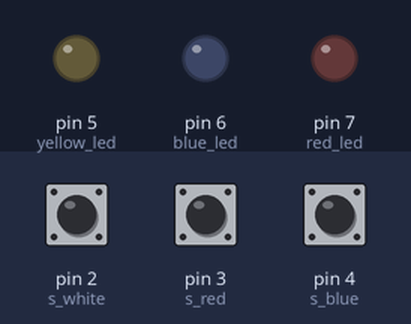
The sketch below on a simulated Arduino Uno, built with avr-gcc and run on an emulated ATmega328P. Parts: output pins drawn as LEDs (lit = HIGH). Dashed ring = blinking. The test bench sets the inputs (shaded band); at power-on: pin 2 (s_white) HIGH, pin 3 (s_red) HIGH, pin 4 (s_blue) HIGH. What the sketch prints to the serial monitor is not drawn.

Above: at 1.2 s.
1.3 s: pin 2 (s_white) pulled LOW for 1 s
At 1.55 s:
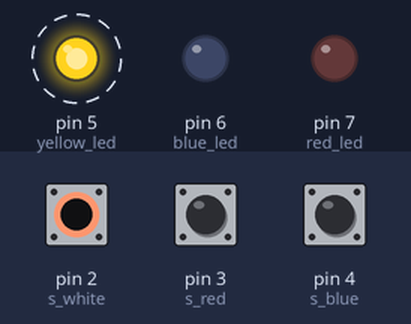
4.3 s: pin 3 (s_red) pulled LOW for 3.2 s
At 4.55 s:
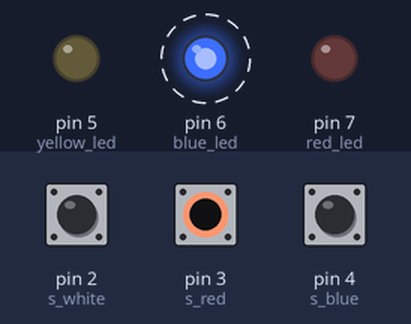
9.0 s: pin 4 (s_blue) pulled LOW for 0.15 s
At 10.1 s:
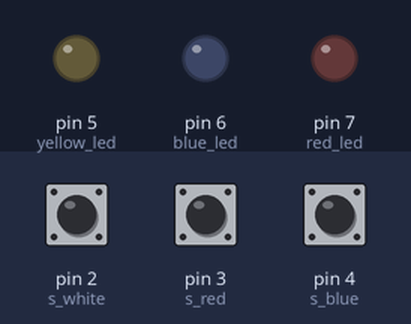
10.6 s: pin 4 (s_blue) pulled LOW for 3.2 s
At 10.85 s:
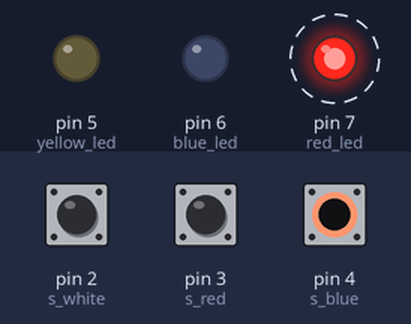
15.3 s: pin 2 (s_white) pulled LOW for 3.2 s
At 19.6 s:
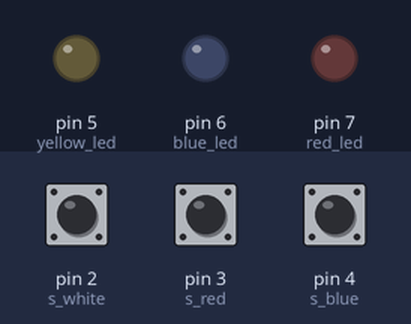
20.0 s: pin 2 (s_white) driven LOW and pin 3 (s_red) driven LOW
At 20.25 s:
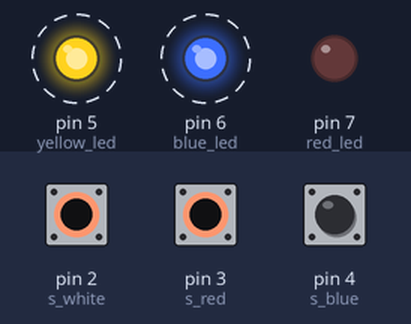
Timing chart, 0 to 24.0 s (numbered marks = the images above; inputs shaded):
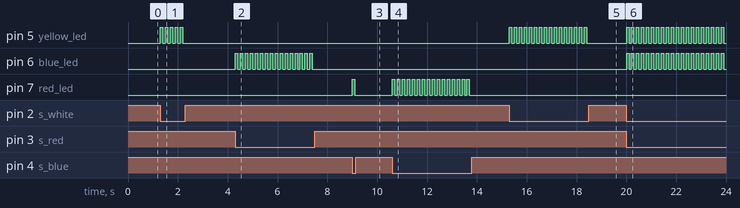

Measured:
- after the input at 1.3 s, pin 5 (yellow_led): alternates HIGH for 0.10 s and LOW for 0.10 s, 10 changes in all, then stays LOW, starting at once
- after the input at 4.3 s, pin 6 (blue_led): alternates HIGH for 0.10 s and LOW for 0.10 s, 32 changes in all, then stays LOW, starting at once
- after the input at 9.0 s, pin 7 (red_led): LOW → HIGH at once, → LOW 0.10 s later
- after the input at 10.6 s, pin 7 (red_led): alternates HIGH for 0.10 s and LOW for 0.10 s, 32 changes in all, then stays LOW, starting at once
- after the input at 15.3 s, pin 5 (yellow_led): alternates HIGH for 0.10 s and LOW for 0.10 s, 32 changes in all, then stays LOW, starting at once
- after the input at 20.0 s, pin 5 (yellow_led), pin 6 (blue_led): alternates HIGH for 0.10 s and LOW for 0.10 s, starting at once

The sketch:

bouton_poussoir.ino
```cpp
//pins boutons poussoir
const byte s_white = 2;
const byte s_red = 3;
const byte s_blue = 4;

//pins connexion leds
const byte yellow_led = 5;
const byte blue_led = 6;
const byte red_led = 7;

// etat des leds
bool etat_yellow_led = false;
bool etat_red_led = false;
bool etat_blue_led = false;

void setup() {
Serial.begin(9600);
  for(byte i = 2; i <= 4; i++ )
  {
    Serial.println(i);
    pinMode(i, INPUT_PULLUP);
  }

  for(byte i = 5; i <= 7; i++ )
  {
    Serial.println(i);
    pinMode(i, OUTPUT);
    digitalWrite(i,LOW);
  }

}

void loop() {
bool appui_1, appui_2, appui_3;

appui_1 = !digitalRead(s_white);
appui_2 = !digitalRead(s_red);
appui_3 = !digitalRead(s_blue);

// changement de l'etat de la led a chaque appui
  if(appui_1)
  {
    if(etat_yellow_led == true)
      etat_yellow_led = false;
    else
      etat_yellow_led = true;
  }

  if(appui_2)
  {
    if(etat_red_led == true)
      etat_red_led = false;
    else
      etat_red_led = true;
  }

  if(appui_3)
    {
      if(etat_blue_led == true)
      etat_blue_led = false;
      else
        etat_blue_led = true;
    }


digitalWrite(yellow_led, etat_yellow_led);
digitalWrite(blue_led, etat_red_led);
digitalWrite(red_led, etat_blue_led);

delay(100);
}
```
